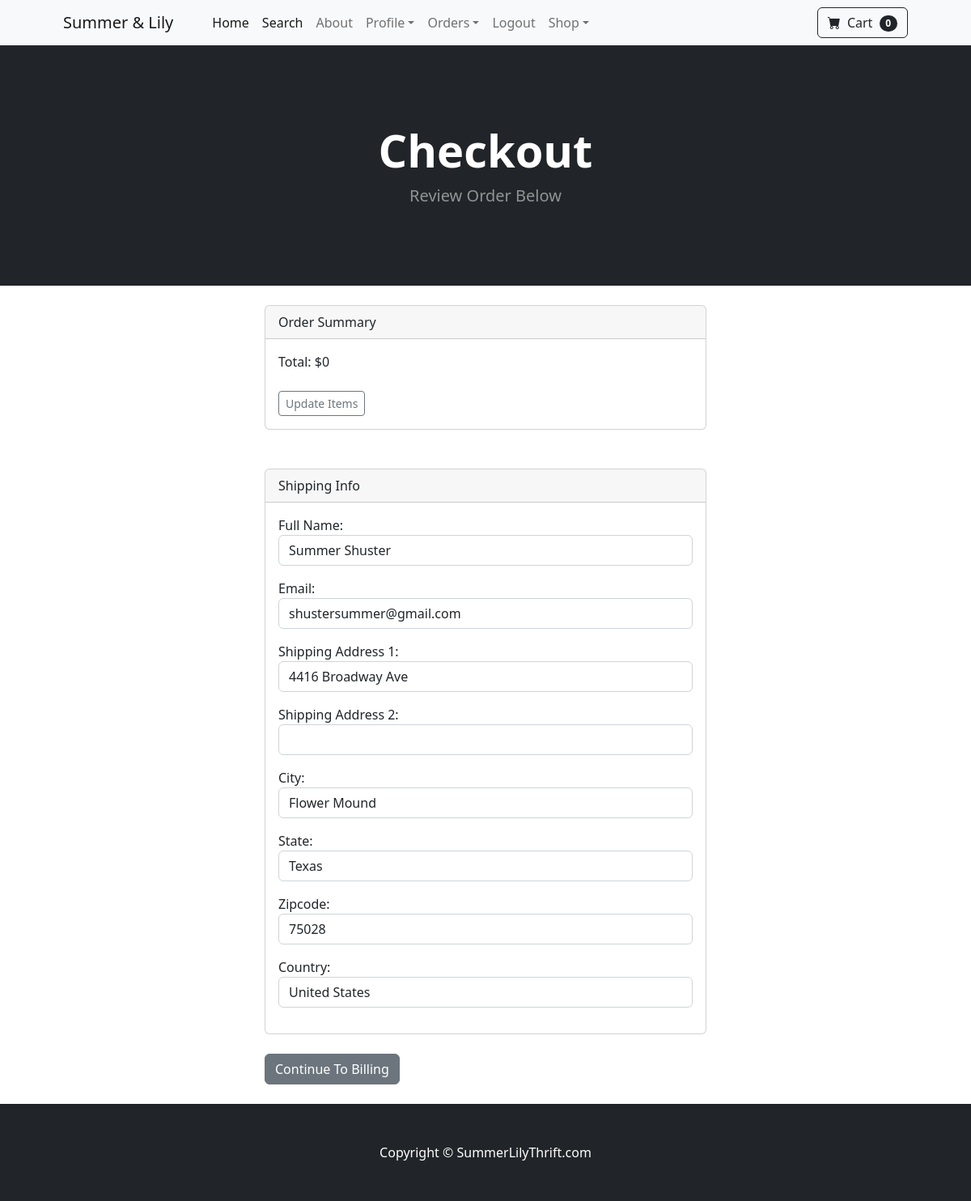
The app's page /payment/checkout (signed in) with its own data.
### payment/models.py (models this page shows, shortened)
class ShippingAddress(models.Model):
    user = models.ForeignKey(User,on_delete=models.CASCADE,null=True,blank=True)
    shipping_full_name = models.CharField(max_length=255)
    shipping_email = models.CharField(max_length=255)
    shipping_address1 = models.CharField(max_length=255)
    shipping_address2 = models.CharField(max_length=255,blank=True)
    shipping_city = models.CharField(max_length=255)
    shipping_state = models.CharField(max_length=255, null=True, blank=True)
    shipping_zipcode = models.CharField(max_length=255, null=True, blank=True)
    shipping_country = models.CharField(max_length=255)
    class Meta:
        verbose_name_plural = "Shipping Address"

### payment/views.py (the view)
# urls.py: path('checkout', views.checkout, name='checkout'),
def checkout(request):
    cart = Cart(request)
    cart_products = cart.get_prods
    quantities = cart.get_quants
    totals = cart.cart_total()
    if request.user.is_authenticated:
        shipping_user = ShippingAddress.objects.get(user__id=request.user.id)
        shipping_form = ShippingForm(request.POST or None, instance=shipping_user)
        return render(request, 'payment/checkout.html',{"cart_products": cart_products, "quantities": quantities, "totals": totals, "shipping_form":shipping_form})
    else:
        shipping_form = ShippingForm(request.POST or None)
        return render(request, 'payment/checkout.html',{"cart_products": cart_products, "quantities": quantities, "totals": totals, "shipping_form":shipping_form})

### cart/cart.py (called while the page is built, shortened)
    def cart_total(self):
        product_ids = self.cart.keys()
        products = Product.objects.filter(id__in=product_ids)
        quantities = self.cart
        total = 0
        return total

    def __len__(self):
        return len(self.cart)

    def get_prods(self):
        product_ids = self.cart.keys()
        products = Product.objects.filter(id__in=product_ids)
        return products

### cart/context_processors.py (called while the page is built)
def cart(request):
    return {'cart': Cart(request)}

### payment/templates/payment/checkout.html (shortened to what this page needs)
{% extends 'base.html' %}
{% block content %}
        <header class="bg-dark py-5">
            <div class="container px-4 px-lg-5 my-5">
                <div class="text-center text-white">
                    <h1 class="display-4 fw-bolder">Checkout</h1>
                    <p class="lead fw-normal text-white-50 mb-0">Review Order Below</p>
                </div>
            </div>
        </header>
        <br/>
        <div class = "container">
            <div class="row">
                    <div class="col-md-6 offset-md-3">
                        <div class="card">
              <div class="card-header">
                Order Summary
              </div>
              <div class="card-body">
                  Total:  ${{ totals }}
                  <br/><br/>
                  <a href="{% url 'cart_summary' %}" class="btn btn-sm btn-outline-secondary"
                  >Update Items</a>
              </div>
            </div>
<br/><br/>
    <div class="card">
      <div class="card-header">
        Shipping Info
      </div>
      <div class="card-body">
          <form method="POST" action="{% url 'billing_info' %}">
          {{ shipping_form.as_p }}
      </div>
    </div>
    <br/>
                        <button type="submit" class="btn btn-secondary">
                            Continue To Billing</button>
                    </div>
            </div>
        </div>
<br/>
{% endblock %}

### records on screen
ShippingAddress: shipping_full_name "Summer Shuster", shipping_email "shustersummer@gmail.com", shipping_address1 "4416 Broadway Ave", shipping_city "Flower Mound", shipping_state "Texas", shipping_zipcode "75028", shipping_country "United States"

### other values on screen
{{ cart | length }} "0"
{{ totals }} "0"
